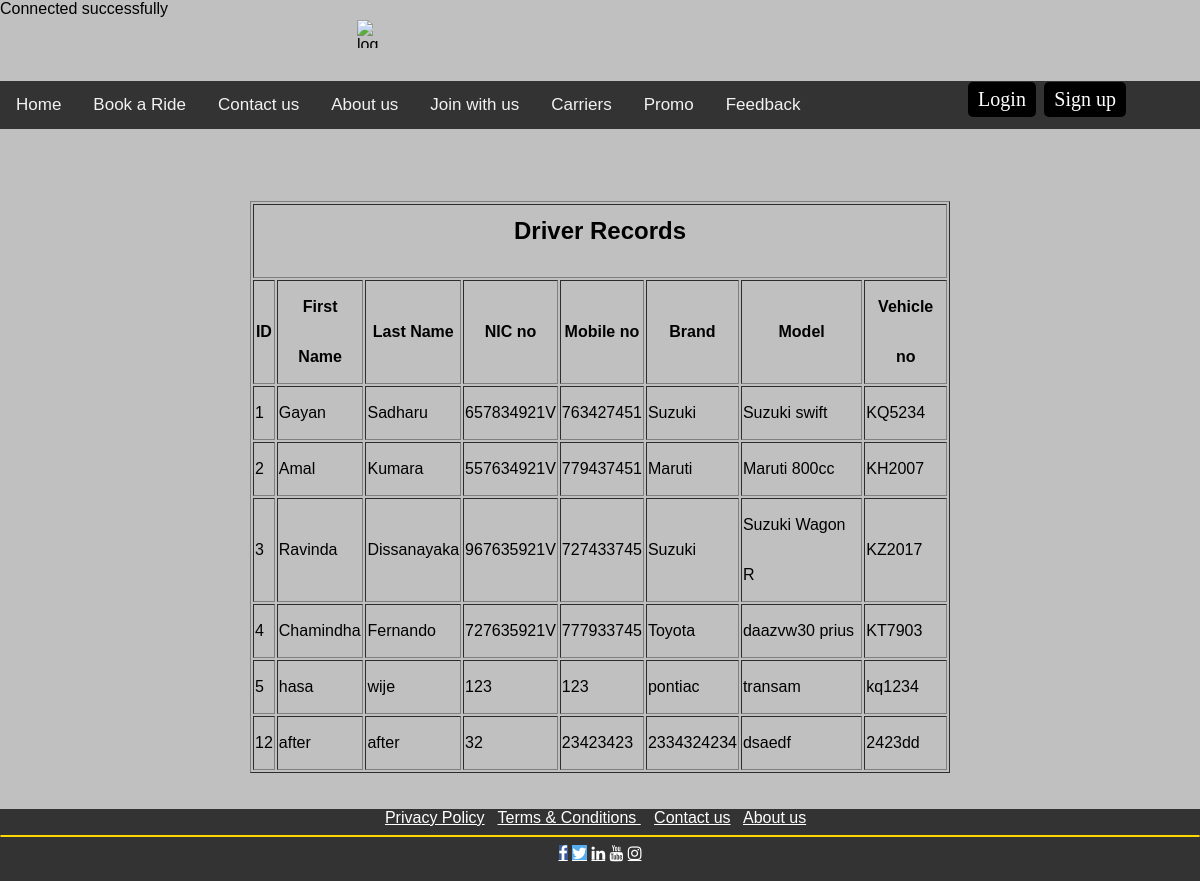
The page / on the database its author committed.
### tables this page shows
CREATE TABLE `insertcabs` (
  `id` int(11) NOT NULL,
  `firstname` varchar(100) NOT NULL,
  `lastname` varchar(100) NOT NULL,
  `nicnum` varchar(100) NOT NULL,
  `mobilenum` int(11) NOT NULL,
  `brand` varchar(100) NOT NULL,
  `model` varchar(100) NOT NULL,
  `vehiclenum` varchar(100) NOT NULL
);

### index.php (the view, shortened to what this page needs)
 <?php
 include_once ('config.php');
 $query = "select * from insertcabs";
 $result = mysqli_query($conn,$query);
 ?>
<!DOCTYPE html>
<html>
<head>
	  <link rel="stylesheet" type="text/css" href="../style/styles3.css">
	  <link rel="stylesheet" type="text/css" href="../style/styles4.css">
	  <link rel="stylesheet" href="https://cdnjs.cloudflare.com/ajax/libs/font-awesome/4.7.0/css/font-awesome.min.css">
</head>
<body>
<div class="header">
   <div>
	<img src="../images/logo.png" alt="logo" class="logo">
	</div>
	<div class="buttons">
	<button class="button">Login</button>
	<button class="button">Sign up</button>
	</div>
    </div>
		<div id="navbar">
      <a href="Home.php">Home</a>
      <a href="">Book a Ride</a>
      <a href="Contact Us.html">Contact us</a>
	  <a href="">About us</a>
	  <a href="join.html">Join with us</a>
	  <a href="Carrer Page.html">Carriers</a>
	  <a href="">Promo</a>
	  <a href="feedback.html">Feedback</a>
	  </div>
	  <br><br><br><br>
<table align="center" border="1px" style="width:700px; line-height:50px;">
   <tr>
       <th colspan="8"><h2>Driver Records</h2></th>
	   </tr>
	       <th>ID</th>
		   <th>First Name</th>
		   <th>Last Name</th>
		   <th>NIC no</th>
		   <th>Mobile no</th>
		   <th>Brand</th>
		   <th>Model</th>
		   <th>Vehicle no</th>
		   <?php
		   while($rows=mysqli_fetch_assoc($result))
		   {
			   ?>
			   <tr>
			      <td><?php echo $rows['id']; ?></td>
				  <td><?php echo $rows['firstname']; ?></td>
				  <td><?php echo $rows['lastname']; ?></td>
				  <td><?php echo $rows['nicnum']; ?></td>
				  <td><?php echo $rows['mobilenum']; ?></td>
				  <td><?php echo $rows['brand']; ?></td>
				  <td><?php echo $rows['model']; ?></td>
				  <td><?php echo $rows['vehiclenum']; ?></td>
                </tr>
			<?php
		   }
		   ?>
		   </table>
		   <br><br>
		   <footer class="footer">
	<a href="https://google.com">Privacy Policy</a>&nbsp&nbsp
	<a href="https://google.com">Terms & Conditions    </a>&nbsp&nbsp
	<a href="https://google.com">Contact us</a>&nbsp&nbsp
	<a href="https://google.com">About us</a>&nbsp&nbsp
	     <hr class="bottom">
	<a href="https://www.facebook.com/" class="fa fa-facebook"></a>
	<a href="https://twitter.com/" class="fa fa-twitter"></a>
	<a href="https://lk.linkedin.com/" class="fa fa-linkedin"></a>
	<a href="https://www.youtube.com/" class="fa fa-youtube"></a>
	<a href="https://www.instagram.com/" class="fa fa-instagram"></a>
	<br/><br/>
   </footer>
</body>
</html>

### styles3.css (style rules this page uses)
body, html { background-color:silver ; margin: 0; font-family: Arial, Helvetica, sans-serif; }
.logo { position:relative; left:210%; width:70%; }
.buttons { position:relative; left:15%; padding:10px; top:50px; }
.button { font-family:verdana; background-color:black; color:white; border:none; padding:6px 10px; font-size:20px; outline:none; border-radius:5px; cursor: pointer; margin:4px 2px; }
.header { display:flex; justify-content:space-around; }
#navbar { overflow: hidden; background-color: #333; margin-left: auto; margin-right: auto; display:flex; }
#navbar a { float: left; display: block; color: #f2f2f2; text-align: center; padding: 14px 16px; text-decoration: none; font-size: 17px; }
.logo { display: block; margin-left: auto; margin-right: auto; width: 7.5%; padding:0%; height: auto; }
.footer { text-align: left; background-color:#333; color:white; text-align: center; }
a { color: white; }
.fa-facebook { background: #3B5998; color: white; }
.fa-twitter { background: #55ACEE; color: white; }
hr.bottom { border: 1px solid gold; border-radius: 100px }

### styles4.css (style rules this page uses)
.logo { position:relative; left:210%; width:70%; }
.buttons { position:relative; left:15%; padding:10px; top:50px; }
.button { font-family:verdana; background-color:black; color:white; border:none; padding:6px 10px; font-size:20px; outline:none; border-radius:5px; cursor: pointer; margin:4px 2px; }
.header { display:flex; justify-content:space-around; }

### rows shown on the page
insertcabs: id "1", firstname "Gayan", lastname "Sadharu", nicnum "657834921V", mobilenum "763427451", brand "Suzuki", model "Suzuki swift", vehiclenum "KQ5234"
insertcabs: id "2", firstname "Amal", lastname "Kumara", nicnum "557634921V", mobilenum "779437451", brand "Maruti", model "Maruti 800cc", vehiclenum "KH2007"
insertcabs: id "3", firstname "Ravinda", lastname "Dissanayaka", nicnum "967635921V", mobilenum "727433745", brand "Suzuki", model "Suzuki Wagon R", vehiclenum "KZ2017"
insertcabs: id "4", firstname "Chamindha", lastname "Fernando", nicnum "727635921V", mobilenum "777933745", brand "Toyota", model "daazvw30 prius", vehiclenum "KT7903"
insertcabs: id "5", firstname "hasa", lastname "wije", nicnum "123", mobilenum "123", brand "pontiac", model "transam", vehiclenum "kq1234"
insertcabs: id "12", firstname "after", lastname "after", nicnum "32", mobilenum "23423423", brand "2334324234", model "dsaedf", vehiclenum "2423dd"
